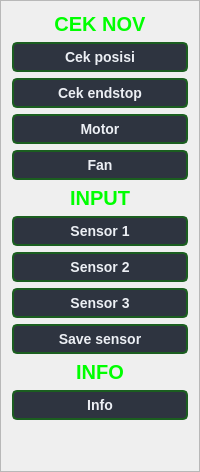
        <widget class="QFrame" name="frame_2">
         <property name="frameShape">
          <enum>QFrame::StyledPanel</enum>
         </property>
         <property name="frameShadow">
          <enum>QFrame::Raised</enum>
         </property>
         <layout class="QVBoxLayout" name="verticalLayout">
          <item>
           <widget class="QLabel" name="label_12">
            <property name="font">
             <font>
              <pointsize>15</pointsize>
              <weight>75</weight>
              <bold>true</bold>
             </font>
            </property>
            <property name="styleSheet">
             <string notr="true">QLabel#label_12 {
    color: #00FF00; /* Mengubah warna teks menjadi putih */
}
</string>
            </property>
            <property name="text">
             <string>CEK NOV</string>
            </property>
            <property name="alignment">
             <set>Qt::AlignCenter</set>
            </property>
           </widget>
          </item>
          <item>
           <widget class="QPushButton" name="pushButton_cek_posisi">
            <property name="font">
             <font>
              <pointsize>-1</pointsize>
              <weight>75</weight>
              <bold>true</bold>
             </font>
            </property>
            <property name="styleSheet">
             <string notr="true">QPushButton {
    background-color: #2E3440; /* Warna latar belakang tombol */
    color: #ECEFF4; /* Warna teks */
    border: 2px solid #1B5E20; /* Warna border */
    border-radius: 5px; /* Sudut tombol yang melengkung */
    padding: 5px; /* Padding di dalam tombol */
    font-size: 14px; /* Ukuran font */
    font-weight: bold; /* Ketebalan font */
}

QPushButton:hover {
    background-color: #4C566A; /* Warna latar belakang saat hover */
    border: 2px solid #81A1C1; /* Warna border saat hover */
}

QPushButton:pressed {
    background-color: #81A1C1; /* Warna latar belakang saat ditekan */
    border: 2px solid #81A1C1; /* Warna border saat ditekan */
    color: #2E3440; /* Warna teks saat ditekan */
}

QPushButton:disabled {
    background-color: #3B4252; /* Warna latar belakang saat tombol dinonaktifkan */
    color: #7F8C9A; /* Warna teks saat tombol dinonaktifkan */
    border: 2px solid #3B4252; /* Warna border saat tombol dinonaktifkan */
}</string>
            </property>
            <property name="text">
             <string>Cek posisi</string>
            </property>
           </widget>
          </item>
          <item>
           <widget class="QPushButton" name="pushButton_endstop">
            <property name="font">
             <font>
              <pointsize>-1</pointsize>
              <weight>75</weight>
              <bold>true</bold>
             </font>
            </property>
            <property name="styleSheet">
             <string notr="true">QPushButton {
    background-color: #2E3440; /* Warna latar belakang tombol */
    color: #ECEFF4; /* Warna teks */
    border: 2px solid #1B5E20; /* Warna border */
    border-radius: 5px; /* Sudut tombol yang melengkung */
    padding: 5px; /* Padding di dalam tombol */
    font-size: 14px; /* Ukuran font */
    font-weight: bold; /* Ketebalan font */
}

QPushButton:hover {
    background-color: #4C566A; /* Warna latar belakang saat hover */
    border: 2px solid #81A1C1; /* Warna border saat hover */
}

QPushButton:pressed {
    background-color: #81A1C1; /* Warna latar belakang saat ditekan */
    border: 2px solid #81A1C1; /* Warna border saat ditekan */
    color: #2E3440; /* Warna teks saat ditekan */
}

QPushButton:disabled {
    background-color: #3B4252; /* Warna latar belakang saat tombol dinonaktifkan */
    color: #7F8C9A; /* Warna teks saat tombol dinonaktifkan */
    border: 2px solid #3B4252; /* Warna border saat tombol dinonaktifkan */
}</string>
            </property>
            <property name="text">
             <string>Cek endstop</string>
            </property>
           </widget>
          </item>
          <item>
           <widget class="QPushButton" name="pushButton_motor_ONOFF">
            <property name="font">
             <font>
              <pointsize>-1</pointsize>
              <weight>75</weight>
              <bold>true</bold>
             </font>
            </property>
            <property name="styleSheet">
             <string notr="true">QPushButton {
    background-color: #2E3440; /* Warna latar belakang tombol */
    color: #ECEFF4; /* Warna teks */
    border: 2px solid #1B5E20; /* Warna border */
    border-radius: 5px; /* Sudut tombol yang melengkung */
    padding: 5px; /* Padding di dalam tombol */
    font-size: 14px; /* Ukuran font */
    font-weight: bold; /* Ketebalan font */
}

QPushButton:hover {
    background-color: #4C566A; /* Warna latar belakang saat hover */
    border: 2px solid #81A1C1; /* Warna border saat hover */
}

QPushButton:pressed {
    background-color: #81A1C1; /* Warna latar belakang saat ditekan */
    border: 2px solid #81A1C1; /* Warna border saat ditekan */
    color: #2E3440; /* Warna teks saat ditekan */
}

QPushButton:disabled {
    background-color: #3B4252; /* Warna latar belakang saat tombol dinonaktifkan */
    color: #7F8C9A; /* Warna teks saat tombol dinonaktifkan */
    border: 2px solid #3B4252; /* Warna border saat tombol dinonaktifkan */
}</string>
            </property>
            <property name="text">
             <string>Motor</string>
            </property>
           </widget>
          </item>
          <item>
           <widget class="QPushButton" name="pushButton_fan">
            <property name="font">
             <font>
              <pointsize>-1</pointsize>
              <weight>75</weight>
              <bold>true</bold>
             </font>
            </property>
            <property name="styleSheet">
             <string notr="true">QPushButton {
    background-color: #2E3440; /* Warna latar belakang tombol */
    color: #ECEFF4; /* Warna teks */
    border: 2px solid #1B5E20; /* Warna border */
    border-radius: 5px; /* Sudut tombol yang melengkung */
    padding: 5px; /* Padding di dalam tombol */
    font-size: 14px; /* Ukuran font */
    font-weight: bold; /* Ketebalan font */
}

QPushButton:hover {
    background-color: #4C566A; /* Warna latar belakang saat hover */
    border: 2px solid #81A1C1; /* Warna border saat hover */
}

QPushButton:pressed {
    background-color: #81A1C1; /* Warna latar belakang saat ditekan */
    border: 2px solid #81A1C1; /* Warna border saat ditekan */
    color: #2E3440; /* Warna teks saat ditekan */
}

QPushButton:disabled {
    background-color: #3B4252; /* Warna latar belakang saat tombol dinonaktifkan */
    color: #7F8C9A; /* Warna teks saat tombol dinonaktifkan */
    border: 2px solid #3B4252; /* Warna border saat tombol dinonaktifkan */
}</string>
            </property>
            <property name="text">
             <string>Fan</string>
            </property>
           </widget>
          </item>
          <item>
           <widget class="QLabel" name="label_11">
            <property name="font">
             <font>
              <pointsize>15</pointsize>
              <weight>75</weight>
              <bold>true</bold>
             </font>
            </property>
            <property name="styleSheet">
             <string notr="true">QLabel#label_11 {
    color: #00FF00; /* Mengubah warna teks menjadi putih */
}
</string>
            </property>
            <property name="text">
             <string>INPUT</string>
            </property>
            <property name="alignment">
             <set>Qt::AlignCenter</set>
            </property>
           </widget>
          </item>
          <item>
           <widget class="QPushButton" name="pushButton_S1">
            <property name="font">
             <font>
              <pointsize>-1</pointsize>
              <weight>75</weight>
              <bold>true</bold>
             </font>
            </property>
            <property name="styleSheet">
             <string notr="true">QPushButton {
    background-color: #2E3440; /* Warna latar belakang tombol */
    color: #ECEFF4; /* Warna teks */
    border: 2px solid #1B5E20; /* Warna border */
    border-radius: 5px; /* Sudut tombol yang melengkung */
    padding: 5px; /* Padding di dalam tombol */
    font-size: 14px; /* Ukuran font */
    font-weight: bold; /* Ketebalan font */
}

QPushButton:hover {
    background-color: #4C566A; /* Warna latar belakang saat hover */
    border: 2px solid #81A1C1; /* Warna border saat hover */
}

QPushButton:pressed {
    background-color: #81A1C1; /* Warna latar belakang saat ditekan */
    border: 2px solid #81A1C1; /* Warna border saat ditekan */
    color: #2E3440; /* Warna teks saat ditekan */
}

QPushButton:disabled {
    background-color: #3B4252; /* Warna latar belakang saat tombol dinonaktifkan */
    color: #7F8C9A; /* Warna teks saat tombol dinonaktifkan */
    border: 2px solid #3B4252; /* Warna border saat tombol dinonaktifkan */
}</string>
            </property>
            <property name="text">
             <string>Sensor 1</string>
            </property>
           </widget>
          </item>
          <item>
           <widget class="QPushButton" name="pushButton_S2">
            <property name="font">
             <font>
              <pointsize>-1</pointsize>
              <weight>75</weight>
              <bold>true</bold>
             </font>
            </property>
            <property name="styleSheet">
             <string notr="true">QPushButton {
    background-color: #2E3440; /* Warna latar belakang tombol */
    color: #ECEFF4; /* Warna teks */
    border: 2px solid #1B5E20; /* Warna border */
    border-radius: 5px; /* Sudut tombol yang melengkung */
    padding: 5px; /* Padding di dalam tombol */
    font-size: 14px; /* Ukuran font */
    font-weight: bold; /* Ketebalan font */
}

QPushButton:hover {
    background-color: #4C566A; /* Warna latar belakang saat hover */
    border: 2px solid #81A1C1; /* Warna border saat hover */
}

QPushButton:pressed {
    background-color: #81A1C1; /* Warna latar belakang saat ditekan */
    border: 2px solid #81A1C1; /* Warna border saat ditekan */
    color: #2E3440; /* Warna teks saat ditekan */
}

QPushButton:disabled {
    background-color: #3B4252; /* Warna latar belakang saat tombol dinonaktifkan */
    color: #7F8C9A; /* Warna teks saat tombol dinonaktifkan */
    border: 2px solid #3B4252; /* Warna border saat tombol dinonaktifkan */
}</string>
            </property>
            <property name="text">
             <string>Sensor 2</string>
            </property>
           </widget>
          </item>
          <item>
           <widget class="QPushButton" name="pushButton_S3">
            <property name="font">
             <font>
              <pointsize>-1</pointsize>
              <weight>75</weight>
              <bold>true</bold>
             </font>
            </property>
            <property name="styleSheet">
             <string notr="true">QPushButton {
    background-color: #2E3440; /* Warna latar belakang tombol */
    color: #ECEFF4; /* Warna teks */
    border: 2px solid #1B5E20; /* Warna border */
    border-radius: 5px; /* Sudut tombol yang melengkung */
    padding: 5px; /* Padding di dalam tombol */
    font-size: 14px; /* Ukuran font */
    font-weight: bold; /* Ketebalan font */
}

QPushButton:hover {
    background-color: #4C566A; /* Warna latar belakang saat hover */
    border: 2px solid #81A1C1; /* Warna border saat hover */
}

QPushButton:pressed {
    background-color: #81A1C1; /* Warna latar belakang saat ditekan */
    border: 2px solid #81A1C1; /* Warna border saat ditekan */
    color: #2E3440; /* Warna teks saat ditekan */
}

QPushButton:disabled {
    background-color: #3B4252; /* Warna latar belakang saat tombol dinonaktifkan */
    color: #7F8C9A; /* Warna teks saat tombol dinonaktifkan */
    border: 2px solid #3B4252; /* Warna border saat tombol dinonaktifkan */
}</string>
            </property>
            <property name="text">
             <string>Sensor 3</string>
            </property>
           </widget>
          </item>
          <item>
           <widget class="QPushButton" name="pushButton_save_sensor">
            <property name="font">
             <font>
              <pointsize>-1</pointsize>
              <weight>75</weight>
              <bold>true</bold>
             </font>
            </property>
            <property name="styleSheet">
             <string notr="true">QPushButton {
    background-color: #2E3440; /* Warna latar belakang tombol */
    color: #ECEFF4; /* Warna teks */
    border: 2px solid #1B5E20; /* Warna border */
    border-radius: 5px; /* Sudut tombol yang melengkung */
    padding: 5px; /* Padding di dalam tombol */
    font-size: 14px; /* Ukuran font */
    font-weight: bold; /* Ketebalan font */
}

QPushButton:hover {
    background-color: #4C566A; /* Warna latar belakang saat hover */
    border: 2px solid #81A1C1; /* Warna border saat hover */
}

QPushButton:pressed {
    background-color: #81A1C1; /* Warna latar belakang saat ditekan */
    border: 2px solid #81A1C1; /* Warna border saat ditekan */
    color: #2E3440; /* Warna teks saat ditekan */
}

QPushButton:disabled {
    background-color: #3B4252; /* Warna latar belakang saat tombol dinonaktifkan */
    color: #7F8C9A; /* Warna teks saat tombol dinonaktifkan */
    border: 2px solid #3B4252; /* Warna border saat tombol dinonaktifkan */
}</string>
            </property>
            <property name="text">
             <string>Save sensor</string>
            </property>
           </widget>
          </item>
          <item>
           <widget class="QLabel" name="label_3">
            <property name="font">
             <font>
              <pointsize>15</pointsize>
              <weight>75</weight>
              <bold>true</bold>
             </font>
            </property>
            <property name="styleSheet">
             <string notr="true">QLabel#label_3 {
    color: #00FF00; /* Mengubah warna teks menjadi putih */
}
</string>
            </property>
            <property name="text">
             <string>INFO</string>
            </property>
            <property name="alignment">
             <set>Qt::AlignCenter</set>
            </property>
           </widget>
          </item>
          <item>
           <widget class="QPushButton" name="pushButton_info">
            <property name="styleSheet">
             <string notr="true">QPushButton {
    background-color: #2E3440; /* Warna latar belakang tombol */
    color: #ECEFF4; /* Warna teks */
    border: 2px solid #1B5E20; /* Warna border */
    border-radius: 5px; /* Sudut tombol yang melengkung */
    padding: 5px; /* Padding di dalam tombol */
    font-size: 14px; /* Ukuran font */
    font-weight: bold; /* Ketebalan font */
}

QPushButton:hover {
    background-color: #4C566A; /* Warna latar belakang saat hover */
    border: 2px solid #81A1C1; /* Warna border saat hover */
}

QPushButton:pressed {
    background-color: #81A1C1; /* Warna latar belakang saat ditekan */
    border: 2px solid #81A1C1; /* Warna border saat ditekan */
    color: #2E3440; /* Warna teks saat ditekan */
}

QPushButton:disabled {
    background-color: #3B4252; /* Warna latar belakang saat tombol dinonaktifkan */
    color: #7F8C9A; /* Warna teks saat tombol dinonaktifkan */
    border: 2px solid #3B4252; /* Warna border saat tombol dinonaktifkan */
}</string>
            </property>
            <property name="text">
             <string>Info</string>
            </property>
           </widget>
          </item>
          <item>
           <spacer name="verticalSpacer">
            <property name="orientation">
             <enum>Qt::Vertical</enum>
            </property>
            <property name="sizeHint" stdset="0">
             <size>
              <width>20</width>
              <height>40</height>
             </size>
            </property>
           </spacer>
          </item>
         </layout>
        </widget>
